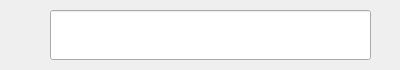
<?xml version="1.0" encoding="UTF-8"?>
<ui version="4.0">
 <class>SearchBar</class>
 <widget class="QWidget" name="SearchBar">
  <property name="geometry">
   <rect>
    <x>0</x>
    <y>0</y>
    <width>400</width>
    <height>70</height>
   </rect>
  </property>
  <property name="windowTitle">
   <string>Form</string>
  </property>
  <widget class="QLineEdit" name="lineEdit">
   <property name="geometry">
    <rect>
     <x>50</x>
     <y>10</y>
     <width>321</width>
     <height>50</height>
    </rect>
   </property>
   <property name="font">
    <font>
     <family>Noto Sans CJK SC</family>
     <pointsize>14</pointsize>
     <weight>50</weight>
     <bold>false</bold>
    </font>
   </property>
   <property name="inputMask">
    <string/>
   </property>
   <property name="cursorPosition">
    <number>0</number>
   </property>
   <property name="placeholderText">
    <string/>
   </property>
  </widget>
 </widget>
 <resources/>
 <connections/>
</ui>
